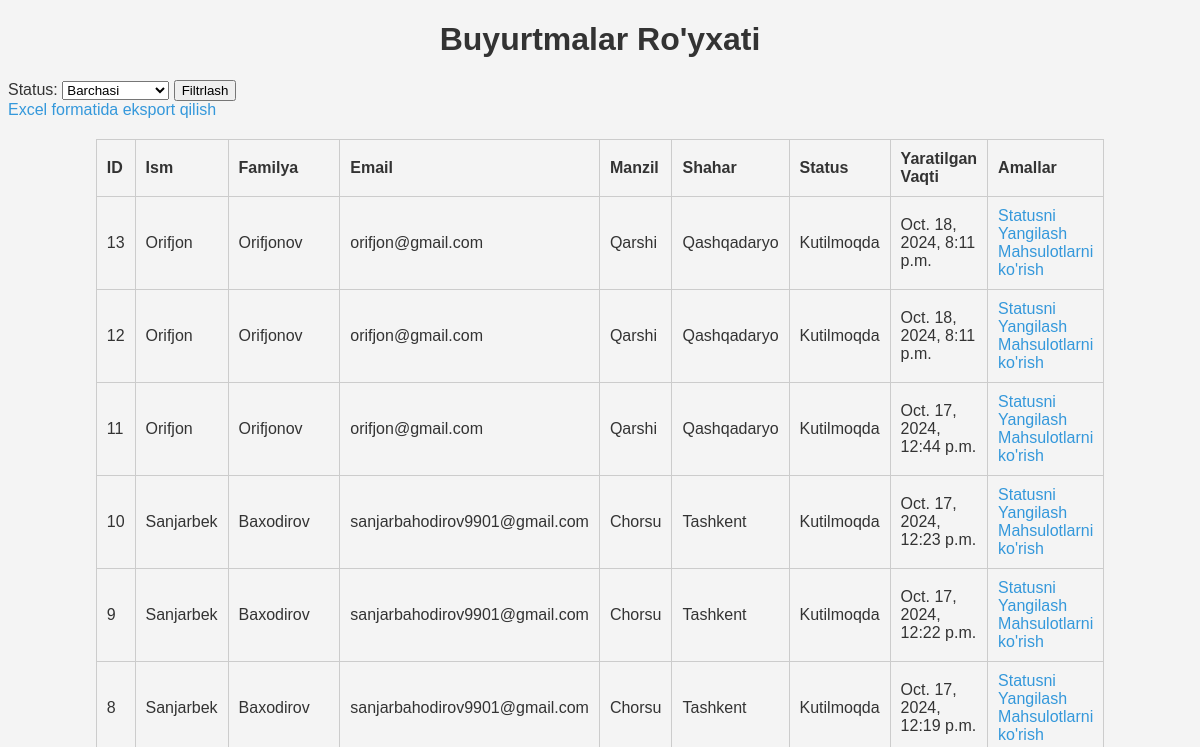
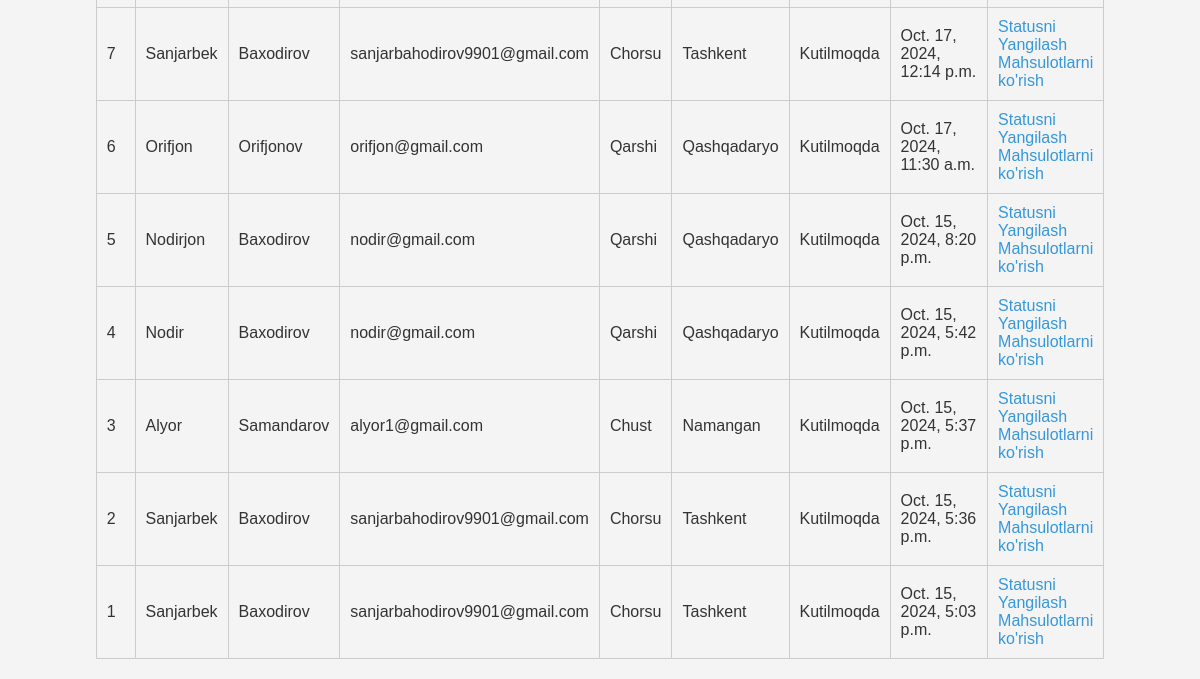
Before: /admin_panel/orders/ with the older database file (2 pictures, top to bottom).
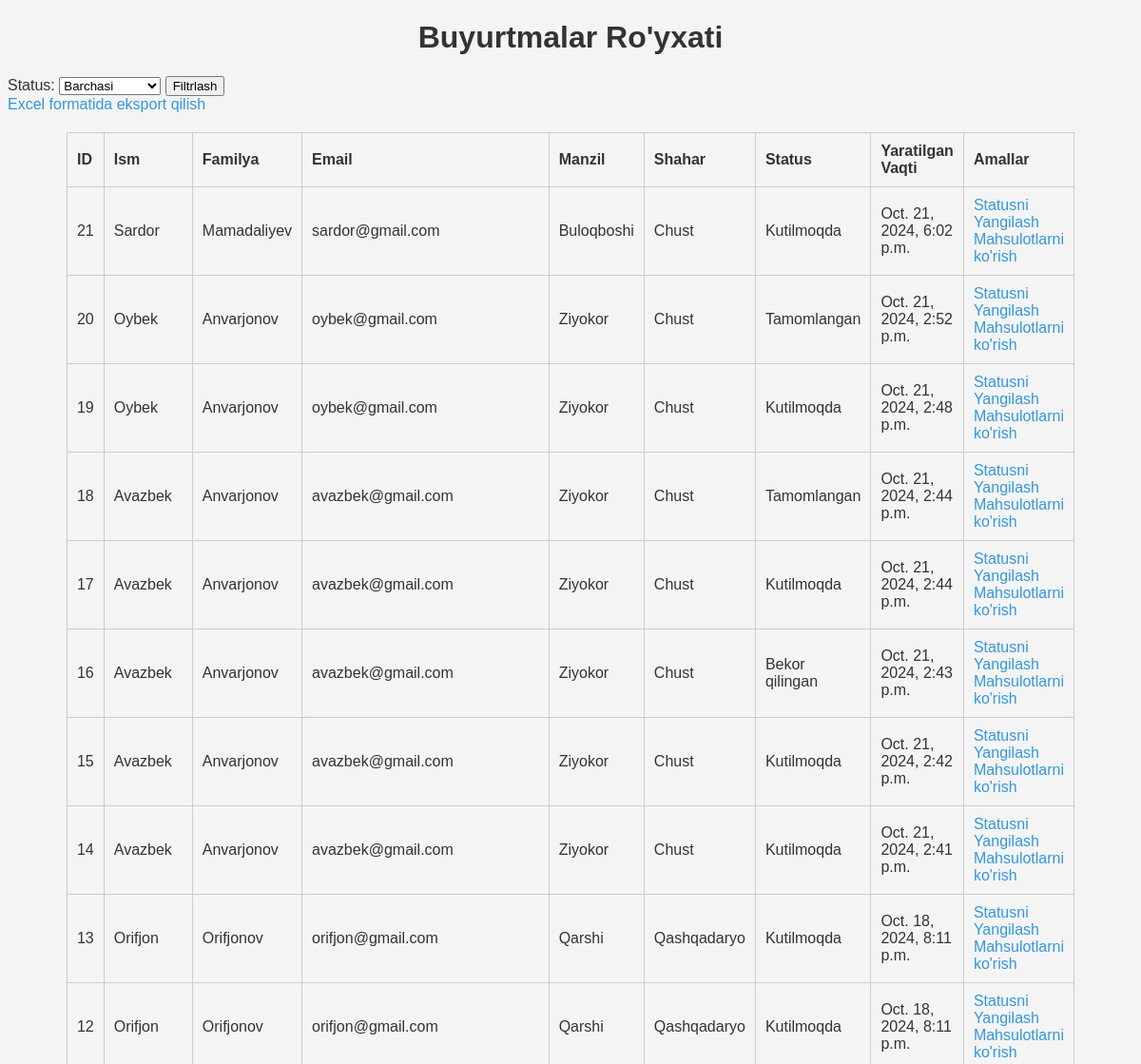
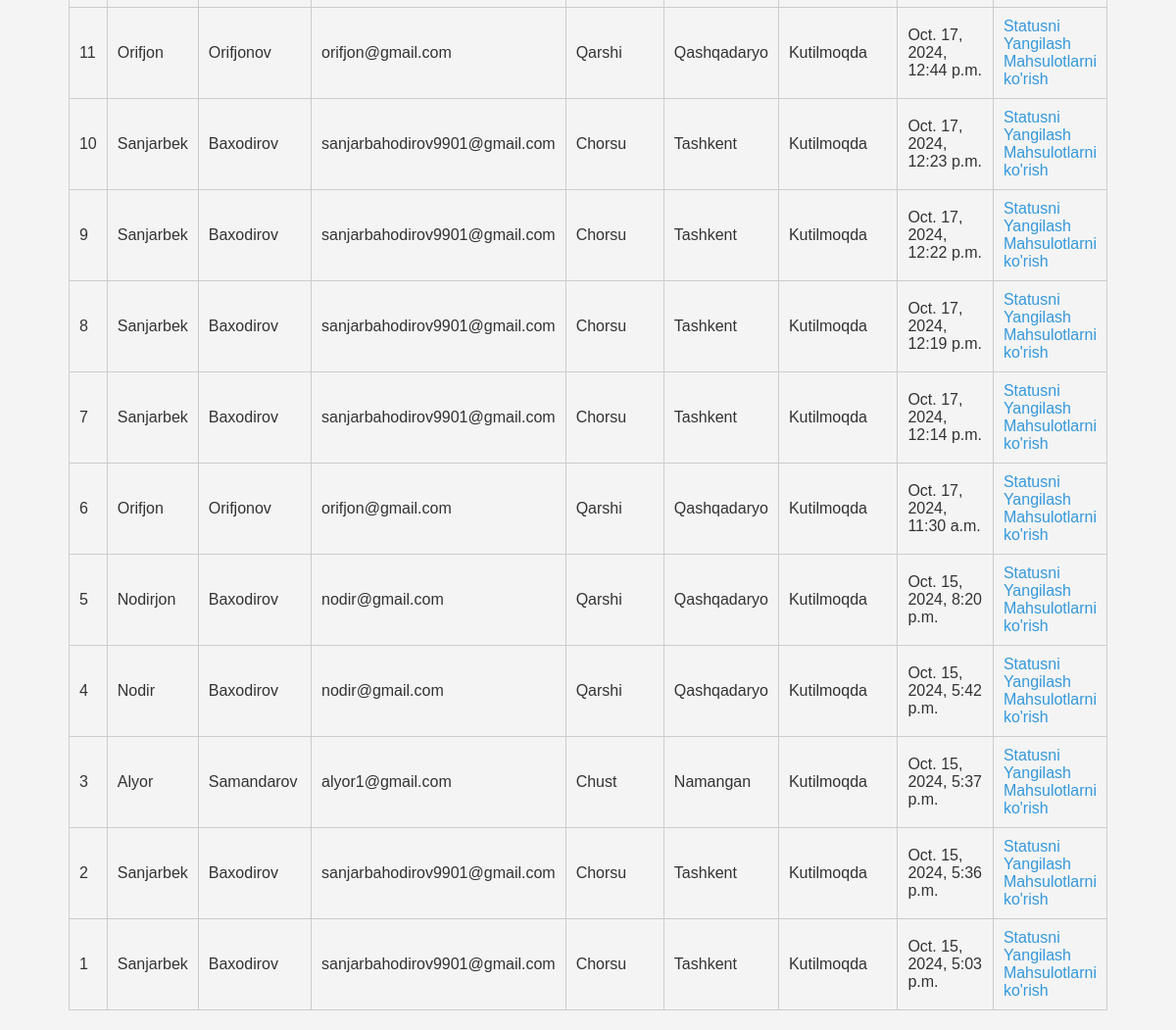
After: the same page with the newer database file (2 pictures, top to bottom).
### orders/models.py (models this page shows, shortened)
class Order(models.Model):
    STATUS_CHOICES = [
        ('pending', 'Kutilmoqda'),
        ('completed', 'Tamomlangan'),
        ('canceled', 'Bekor qilingan'),
    ]
    first_name = models.CharField(max_length=50)
    last_name = models.CharField(max_length=50)
    email = models.EmailField()
    address = models.CharField(max_length=500)
    postal_code = models.CharField(max_length=50)
    city = models.CharField(max_length=50)
    created = models.DateTimeField(auto_now_add=True)
    updated = models.DateTimeField(auto_now=True)
    paid = models.BooleanField(default=False)
    status = models.CharField(max_length=20, choices=STATUS_CHOICES, default='pending')  # Qo'shilgan status
    class Meta:
        ordering = ['-created']
        indexes = [
            models.Index(fields=['-created']),
        ]

### admin_panel/views.py (the view)
# urls.py: path('orders/',OrderListView.as_view(),name='order_list'),
class OrderListView(ListView):
    model = Order
    template_name = 'admin_panel/order_list.html'
    context_object_name = 'orders'
    def get_queryset(self):
        queryset = super().get_queryset()
        status = self.request.GET.get('status')  # GET parametrini oling
        if status:
            queryset = queryset.filter(status=status)  # Status bo'yicha filtrlash
        return queryset

### cart/context_processors.py (called while the page is built)
def cart(request):
    return {'cart': Cart(request)}

### admin_panel/templates/admin_panel/order_list.html (shortened to what this page needs)
{% load static %}
<!DOCTYPE html>
<html lang="en">
<head>
    <link rel="stylesheet" href="{% static 'admin_panel/styles.css' %}">
</head>
<body>
    <h1>Buyurtmalar Ro'yxati</h1>
    <form method="GET" action="">
        <label for="status">Status:</label>
        <select name="status" id="status">
            <option value="">Barchasi</option>
        </select>
        <button type="submit">Filtrlash</button>
    </form>
    <a href="{% url 'admin_panel:export_orders' %}">Excel formatida eksport qilish</a>
    <table>
        <thead>
            <tr>
                <th>ID</th>
                <th>Ism</th>
                <th>Familya</th>
                <th>Email</th>
                <th>Manzil</th>
                <th>Shahar</th>
                <th>Status</th>
                <th>Yaratilgan Vaqti</th>
                <th>Amallar</th>
            </tr>
        </thead>
        <tbody>
            {% for order in orders %}
            <tr>
                <td>{{ order.id }}</td>
                <td>{{ order.first_name }}</td>
                <td>{{ order.last_name }}</td>
                <td>{{ order.email }}</td>
                <td>{{ order.address }}</td>
                <td>{{ order.city }}</td>
                <td>{{ order.get_status_display }}</td>
                <td>{{ order.created }}</td>
                <td>
                    <a href="{% url 'admin_panel:order_edit' order.pk %}">Statusni Yangilash</a><br>
                    <a href="{% url 'admin_panel:order_detail' order.pk %}">Mahsulotlarni ko'rish</a>
                </td>
            </tr>
            {% empty %}
            <tr>
                <td colspan="9">Buyurtmalar topilmadi.</td>
            </tr>
            {% endfor %}
        </tbody>
    </table>
</body>
</html>

Changed rows visible on the page:
added Order: id "21", first_name "Sardor", last_name "Mamadaliyev", email "sardor@gmail.com", address "Buloqboshi", city "Chust", status "Kutilmoqda", created "Oct. 21, 2024, 6:02 p.m."
added Order: id "20", first_name "Oybek", last_name "Anvarjonov", email "oybek@gmail.com", address "Ziyokor", city "Chust", status "Tamomlangan", created "Oct. 21, 2024, 2:52 p.m."
added Order: id "19", first_name "Oybek", last_name "Anvarjonov", email "oybek@gmail.com", address "Ziyokor", city "Chust", status "Kutilmoqda", created "Oct. 21, 2024, 2:48 p.m."
added Order: id "18", first_name "Avazbek", last_name "Anvarjonov", email "avazbek@gmail.com", address "Ziyokor", city "Chust", status "Tamomlangan", created "Oct. 21, 2024, 2:44 p.m."
added Order: id "17", first_name "Avazbek", last_name "Anvarjonov", email "avazbek@gmail.com", address "Ziyokor", city "Chust", status "Kutilmoqda", created "Oct. 21, 2024, 2:44 p.m."
added Order: id "16", first_name "Avazbek", last_name "Anvarjonov", email "avazbek@gmail.com", address "Ziyokor", city "Chust", status "Bekor qilingan", created "Oct. 21, 2024, 2:43 p.m."
added Order: id "15", first_name "Avazbek", last_name "Anvarjonov", email "avazbek@gmail.com", address "Ziyokor", city "Chust", status "Kutilmoqda", created "Oct. 21, 2024, 2:42 p.m."
added Order: id "14", first_name "Avazbek", last_name "Anvarjonov", email "avazbek@gmail.com", address "Ziyokor", city "Chust", status "Kutilmoqda", created "Oct. 21, 2024, 2:41 p.m."
